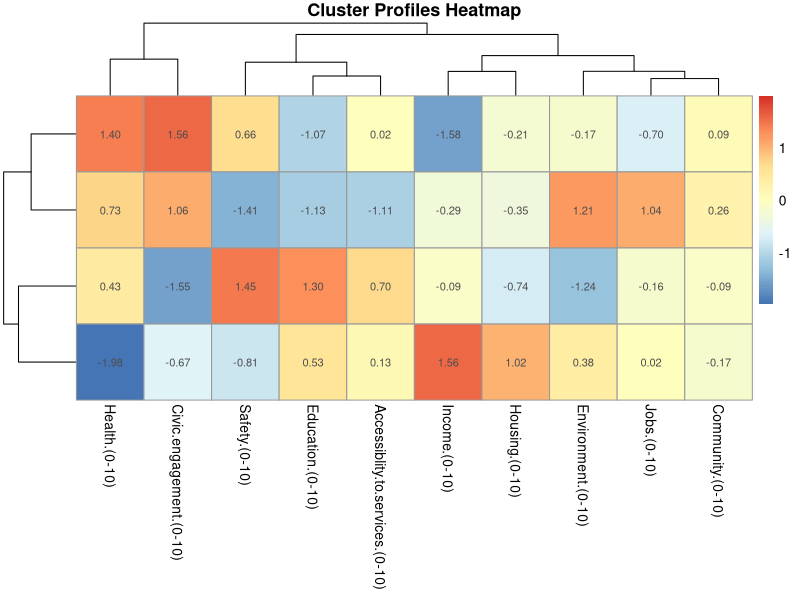
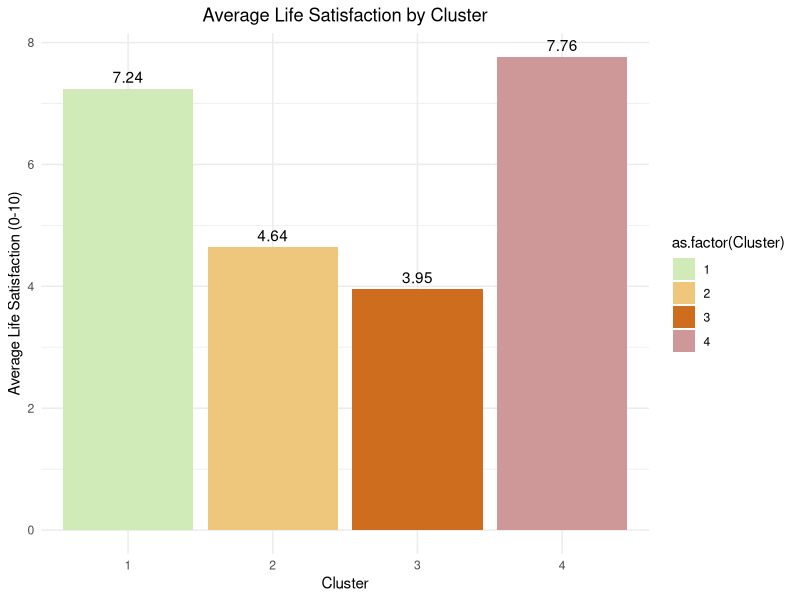
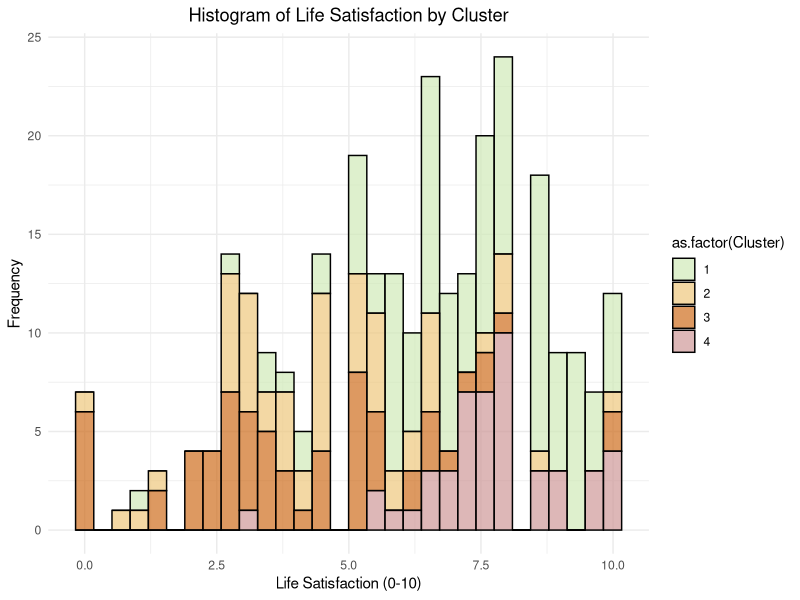
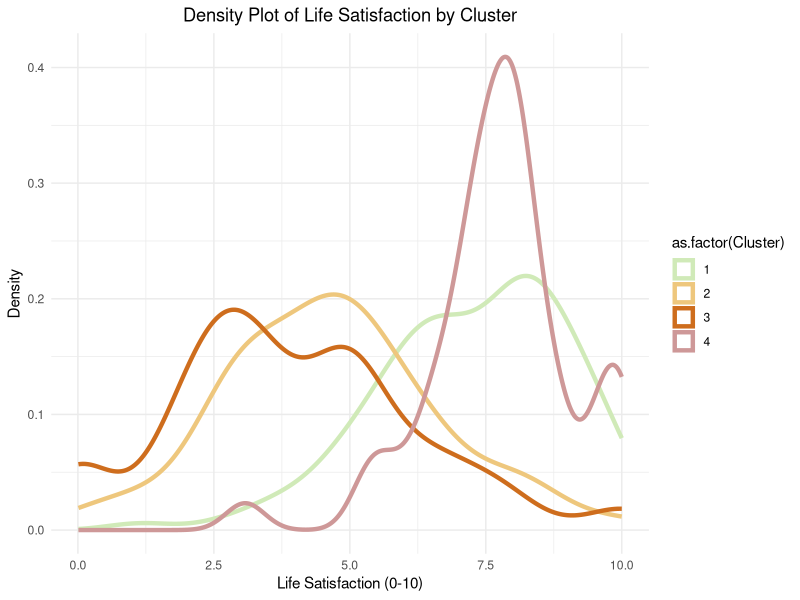
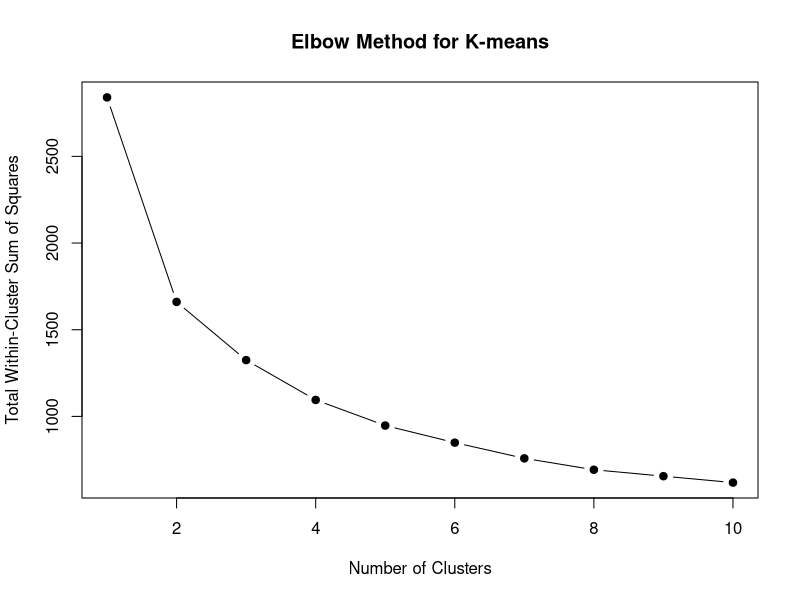
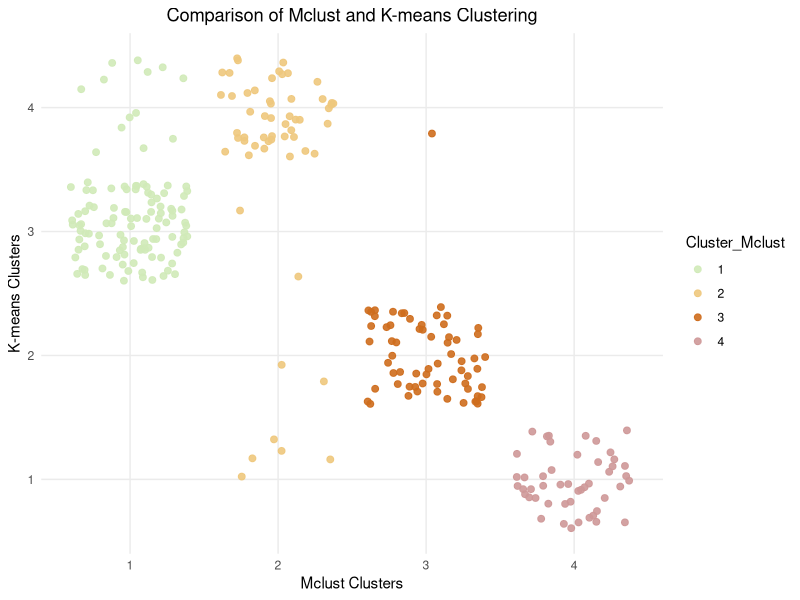
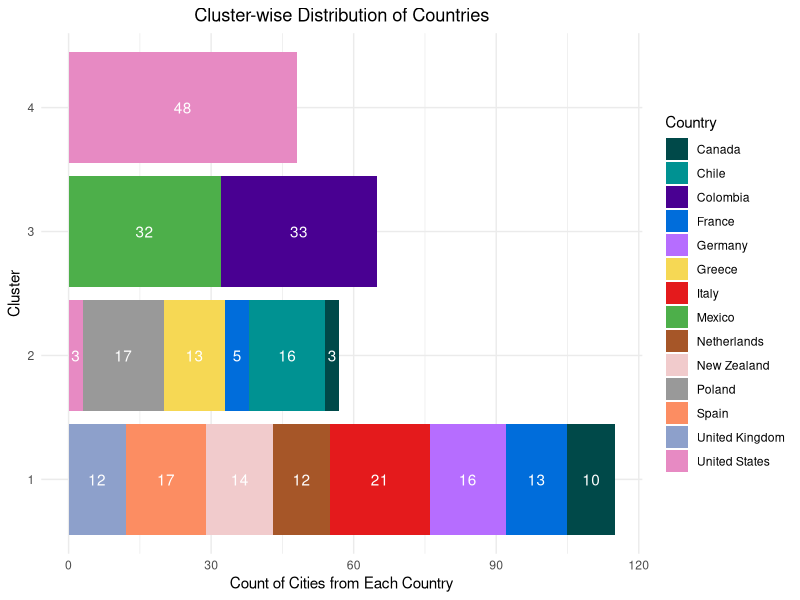
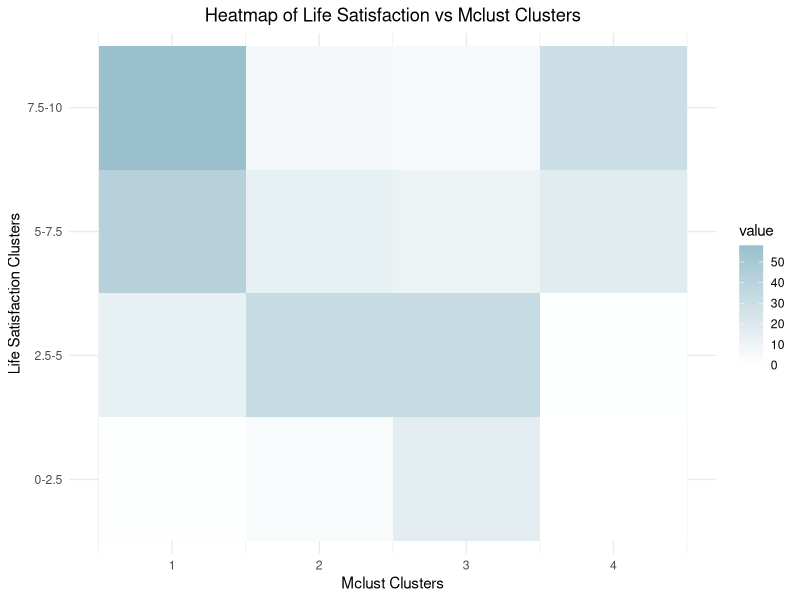

Source code (R) for these figures, in order:
## ---- chunk 1
# Loading the required Libraries
library(dplyr)
library(ggplot2)
library(mclust)
library(readr)
library(openxlsx)
## ---- chunk 2
df <- read.xlsx("data_filtered.xlsx")
str(df)
df <- df %>%
  filter(Country != "Türkiye")
## ---- chunk 3
# Selecting only the Numeric Columns (predictor columns) to scale the data

df_mod <- df %>% dplyr::select(-Country, -Region, -Code, -`Life.satisfaction.(0-10)`)

# Scaling the dataframe
df_mod <- scale(df_mod) # But gives a matrix as output

# Converting back to dataframe
df_mod <- as.data.frame(df_mod)

## ---- chunk 4
# Checking the updated structure of the dataframe
str(df_mod)
## ---- chunk 5
# Selecting 5 clusters and choosing an Optimal Cluster out of all the possible combinations 
wb_optimal_cst <- Mclust(df_mod, G=1:5) # setting the number of optimal clusters to be chosen from 1 to 5.

# Summary of Clusters with Model Fitted by EM algorithm and a view counts in each cluster along with BIC values. 
summary(wb_optimal_cst, parameters = TRUE)

## ---- chunk 6

# Reference 1 - https://mclust-org.github.io/mclust/reference/plot.Mclust.html
# Reference 2 - https://mclust-org.github.io/mclust-book/chapters/03_cluster.html#:~:text=Model-based%20clustering%20%28MBC%29%20is%20a%20probabilistic%20approach%20to,described%20by%20a%20probability%20distribution%20with%20unknown%20parameters.

# Legend position (for styling)
legend_args <- list(x = "bottomright", ncol = 5)
## ---- chunk 7
x11()
# Plotting BIC to assess model fit
plot(wb_optimal_cst, what = 'BIC', legendArgs = legend_args)
## ---- chunk 8
x11()
# Plotting classification of data points
plot(wb_optimal_cst, what = 'classification', fillEllipses = TRUE)
## ---- chunk 9
x11()
# Plotting the uncertainty 
plot(wb_optimal_cst, what = 'uncertainty')
## ---- chunk 10
x11()
# Plot density distribution of the data within clusters
plot(wb_optimal_cst, what = 'density', legendArgs = legend_args)

## ---- chunk 11
# Skipped Portion (Not necessary)
# uncertainty_mclust <- data.frame(
#   id = 1:nrow(df_mod),
#   cluster = wb_optimal_cst$classification,
#   uncertainty = wb_optimal_cst$uncertainty
# )
# 
# # Rescale uncertainty for better visualization (optional)
# uncertainty_mclust$rescaled_uncertainty <- uncertainty_mclust$uncertainty * 100  # Scaling by 100 for example
# 
# # Now, plot the rescaled uncertainty
# ggplot(uncertainty_mclust, aes(x = rescaled_uncertainty, y = reorder(id, rescaled_uncertainty))) +
#   geom_point() +
#   facet_wrap(~ cluster, scales = 'free_y', nrow = 1) +
#   theme_minimal()
## ---- chunk 12
# Plotting the Four clusters using PC Components for better visualization.
# Performing PCA using prcomp
pca <- prcomp(df_mod, scale. = TRUE)

# first two principal components
pca_data <- data.frame(pca$x[, 1:2])

# Using the cluster assignments from Mclust
pca_data$Cluster <- factor(wb_optimal_cst$classification)

# Plotting the MClust clusters on PCA plot
ggplot(pca_data, aes(x = PC1, y = PC2, color = Cluster)) +
  geom_point(alpha = 0.9, size = 2) +
  theme_minimal() +
  labs(title = "PCA Plot with the 5 Clusters from MClust", x = "Principal Component 1", y = "Principal Component 2") +
  scale_color_manual(values = c("#d0eab8", "#eec77d", "#ce6d1d", "#ce9898", "#740d0d"))+
  theme(plot.title = element_text(hjust = 0.5))
## ---- chunk 13
library(Rtsne)
set.seed(218)
# Performing t-SNE
tsne <- Rtsne(df_mod, dims = 2)

# t-SNE coordinates
tsne_data <- data.frame(tsne$Y)

# Cluster assignments from Mclust
tsne_data$Cluster <- factor(wb_optimal_cst$classification)

# Plotting t-SNE with MClust clusters
ggplot(tsne_data, aes(x = X1, y = X2, color = Cluster)) +
  geom_point(alpha = 0.9, size = 2) +
  theme_minimal() +
  labs(title = "t-SNE Plot with the 5 Clusters from MClust", x = "t-SNE Dimension 1", y = "t-SNE Dimension 2") +
  scale_color_manual(values = c("#d0eab8", "#eec77d", "#ce6d1d", "#ce9898", "#740d0d")) +
  theme(plot.title = element_text(hjust = 0.5))

## ---- chunk 14
# checking summary of df_mod just for an overview 
#summary(df_mod)
## ---- chunk 15
# Adding the cluster assignments to the original dataset
df_mod$Cluster <- factor(wb_optimal_cst$classification)

# Calculating  mean of each feature for every cluster and storing in dataframe cluster_means
cluster_means <- df_mod %>%
  group_by(Cluster) %>%
  summarise(across(everything(), mean))

# Viewing the cluster profiles
print(cluster_means)

## ---- chunk 16

library(tidyr)

# Convert the cluster_means to a long format for easy plotting
cluster_means_long <- cluster_means %>%
  pivot_longer(cols = -Cluster, names_to = "Feature", values_to = "Mean_Value")

# Creating the bar plot for each feature by cluster
ggplot(cluster_means_long, aes(x = Feature, y = Mean_Value, fill = Cluster)) +
  geom_bar(stat = "identity", position = "dodge", alpha=0.9,color = "black", linewidth = 0.1) +
  labs(title = "Average Feature Values by Cluster", 
       x = "Feature", 
       y = "Average Value") +
  theme(axis.text.x = element_text(angle = 90, hjust = 1)) +  # Rotate x-axis labels
  scale_fill_manual(values = c("#d0eab8", "#eec77d", "#ce6d1d", "#ce9898", "#740d0d")) +  # Cluster colors
  theme_minimal() +
  theme(plot.title = element_text(hjust=0.5))

## ---- chunk 17
# # Cross-tabulating the original life satisfaction clusters with predicted clusters
# cluster_comparison <- table(df$`Life.satisfaction.(0-10)`, df_mod$Cluster)
# 
# # Create a heatmap of the comparison
# library(pheatmap)
# pheatmap(cluster_comparison, 
#          color = colorRampPalette(c("white", "blue"))(100),
#          main = "Comparison Heatmap",
#          display_numbers = TRUE,
#          cluster_rows = TRUE, 
#          cluster_cols = TRUE,
#          angle_col = 45)

## ---- chunk 18
# Plot uncertainty of the cluster assignments
plot(wb_optimal_cst, what = "uncertainty")

## ---- chunk 19
# Create a scatter plot for Income vs Civic Engagement with clusters
ggplot(df_mod, aes(x = `Income.(0-10)`, y = `Civic.engagement.(0-10)`, color = as.factor(wb_optimal_cst$classification))) +
  geom_point(alpha = 0.9, size = 2) +
  labs(title = "Income vs Civic Engagement (Scaled) by Cluster", 
       x = "Income", y = "Civic Engagement", 
       color = "Cluster") +
  scale_color_manual(values = c("#d0eab8", "#eec77d", "#ce6d1d", "#ce9898", "#740d0d")) +  # Adjust color palette as needed
  theme_minimal()+
  theme(plot.title = element_text(hjust=0.5))

## ---- chunk 20

# Calculating the centroids of clusters (average value of Income and Civic Engagement for each cluster)

centroids <- df_mod %>%
  group_by(Cluster) %>%
  summarise(Income_mean = mean(`Income.(0-10)`),
            Civic_mean = mean(`Civic.engagement.(0-10)`))

# Plotting the scatter plot with centroids
ggplot(df_mod, aes(x = `Income.(0-10)`, y = `Civic.engagement.(0-10)`, color = as.factor(wb_optimal_cst$classification))) +
  geom_point(alpha = 0.9, size = 2) +
  geom_point(data = centroids, aes(x = Income_mean, y = Civic_mean), 
             color = "grey1", size = 4, shape = 8, stroke = 2) +  # Centroids as large black stars
  labs(title = "Income vs Civic Engagement (Scaled) by Cluster with Centroids", 
       x = "Income", y = "Civic Engagement", 
       color = "Cluster") +
  scale_color_manual(values = c("#d0eab8", "#eec77d", "#ce6d1d", "#ce9898", "#740d0d")) +
  theme_minimal() +
  theme(plot.title = element_text(hjust=0.5))

## ---- chunk 21

library(pheatmap)

# Calculate the mean of each feature by cluster
cluster_means <- df_mod %>%
  group_by(Cluster) %>%
  summarise(across(starts_with("Education"):starts_with("Community"), mean))

# Plot heatmap
pheatmap(as.matrix(cluster_means[, -1]), 
         cluster_rows = TRUE, cluster_cols = TRUE,
         main = "Cluster Profiles Heatmap",
         scale = "row",  # Scale variables by row (features)
         display_numbers = TRUE)

## ---- chunk 22

# Adding the predicted clusters to the original dataset
df$Cluster <- wb_optimal_cst$classification

# Calculating the mean Life Satisfaction score for each cluster
life_satisfaction_avg <- df %>%
  group_by(Cluster) %>%
  summarise(Average_Life_Satisfaction = mean(`Life.satisfaction.(0-10)`))

# View the results
print(life_satisfaction_avg)

# Visualizing using a bar plot of average Life Satisfaction by cluster
ggplot(life_satisfaction_avg, aes(x = as.factor(Cluster), y = Average_Life_Satisfaction, fill = as.factor(Cluster))) +
  geom_bar(stat = "identity") +
  geom_text(aes(label = round(Average_Life_Satisfaction, 2)),  # Adding labels (rounded to 2 decimal places)
            vjust = -0.5,  # Adjust position of text above the bar
            color = "black") +  # Color of the text
  labs(title = "Average Life Satisfaction by Cluster", x = "Cluster", y = "Average Life Satisfaction (0-10)") +
  scale_fill_manual(values = c("#d0eab8", "#eec77d", "#ce6d1d", "#ce9898", "#740d0d")) +  # Adjust colors for clusters
  theme_minimal() +
  theme(plot.title = element_text(hjust = 0.5)) +
  theme(plot.title = element_text(hjust=0.5))
## ---- chunk 23
# str(df)
## ---- chunk 24
# Density Plot for Life.Satisfaction Score
# histogram(df$`Life.satisfaction.(0-10)`, df, type = c("count"))
# densityplot(df$`Life.satisfaction.(0-10)`, df)
## ---- chunk 25

# Creating histogram and highlighting the points by 4 cluster
ggplot(df, aes(x = `Life.satisfaction.(0-10)`, fill = as.factor(Cluster))) +
  geom_histogram(bins = 30, color = "black", alpha = 0.7) +
  labs(title = "Histogram of Life Satisfaction by Cluster", 
       x = "Life Satisfaction (0-10)", 
       y = "Frequency") +
  scale_fill_manual(values = c("#d0eab8", "#eec77d", "#ce6d1d", "#ce9898", "#740d0d")) +  # Adjust colors for clusters
  theme_minimal() +
  theme(plot.title = element_text(hjust = 0.5))


## ---- chunk 26

# Create a density plot and highlight the clusters
ggplot(df, aes(x = `Life.satisfaction.(0-10)`, color = as.factor(Cluster))) +
  geom_density(size = 1.5) +  # Adjust the line thickness
  labs(title = "Density Plot of Life Satisfaction by Cluster", 
       x = "Life Satisfaction (0-10)", 
       y = "Density") +
  scale_color_manual(values = c("#d0eab8", "#eec77d", "#ce6d1d", "#ce9898", "#740d0d")) +  # Adjust colors for clusters
  theme_minimal() +
  theme(plot.title = element_text(hjust=0.5))

## ---- chunk 27

## ---- chunk 28
# Creating a new dataframe for K-Means
df_mod_k <- df_mod %>% select(-Cluster)
# str(df_mod_k)
## ---- chunk 29

# K-means clustering for 10 different values of k=1 to k=10.
set.seed(123)  # Seed for reproducibility
kmeans_results <- list()
for (k in 1:10) {
  kmeans_results[[k]] <- kmeans(df_mod_k, centers = k, nstart = 100)
}


## ---- chunk 30

# Plotting the total within-cluster sum of squares for different k values
wss <- sapply(kmeans_results, function(x) x$tot.withinss)
plot(1:10, wss, type = "b", pch = 19, xlab = "Number of Clusters", 
     ylab = "Total Within-Cluster Sum of Squares", main = "Elbow Method for K-means")

## ---- chunk 31
# Running K-means, k=4
kmeans_final <- kmeans(df_mod_k, centers = 4, nstart = 100)

# Adding K-means cluster assignment to the dataframe
df_mod_k$Cluster_Kmeans <- as.factor(kmeans_final$cluster)

# Overview of the cluster assignments in 5 clusters
cat("Count of Cities in Each Cluster from K-Means\n")
table(df_mod_k$Cluster_Kmeans)


## ---- chunk 32
# Clusters from both the Models
df_mod_k$Cluster_Mclust <- factor(wb_optimal_cst$classification) # Mclust
df_mod_k$Cluster_Kmeans <- as.factor(kmeans_final$cluster) # K-Means

## ---- chunk 33
# Contingency table comparing Mclust and K-means cluster assignments
cluster_comparison <- table(df_mod_k$Cluster_Mclust, df_mod_k$Cluster_Kmeans)

cluster_comparison_r_c_sum <- addmargins(cluster_comparison)

# Printing the comparison
cat("\nContingency Table: Mclust and K-means Clusters Comparison\n")
cat("\nRows: Mclust Clusters\nColumns: K-means Clusters\n")
print(cluster_comparison_r_c_sum)
## ---- chunk 34
# Scatter plot comparing K-means and Mclust clustering results
ggplot(df_mod_k, aes(x = Cluster_Mclust, y = Cluster_Kmeans, color = Cluster_Mclust)) +
  geom_jitter(alpha = 0.9, size=2) +
  labs(title = "Comparison of Mclust and K-means Clustering",
       x = "Mclust Clusters", y = "K-means Clusters") +
  scale_color_manual(values = c("#d0eab8", "#eec77d", "#ce6d1d", "#ce9898", "#740d0d")) +
  theme_minimal() +
  theme(plot.title = element_text(hjust=0.5))
## ---- chunk 35

# Adding the Country Column to df_mod
df_mod$Country <- df$Country

# Summary table with count of the number of entries for each country in each cluster
country_cluster_distribution <- df_mod %>%
  group_by(Cluster, Country) %>%
  summarise(Count = n(), .groups = 'drop')
## ---- chunk 36

# Cluster-Wise Distribution of Countries

library(RColorBrewer)

custom_palette_15 <- c("#004949","#009292", "#490092","#006ddb","#b66dff","#F6D854", "#E41A1C", "#4DAF4A", "#A65628", "#f1cbcc",
                       "#999999", "#FC8D62", "#8DA0CB", "#E78AC3", "#A6D854")

ggplot(country_cluster_distribution, aes(x = Cluster, y = Count, fill = Country)) +
  geom_bar(stat = "identity", position = "stack") +
  geom_text(aes(label = Count), position = position_stack(vjust = 0.5), color = "white") +  # Counts Inside the Horizontal Strips
  coord_flip() +  # Flipping Axes For horizontal bars
  labs(title = "Cluster-wise Distribution of Countries", 
       x = "Cluster", y = "Count of Cities from Each Country") +
  scale_fill_manual(values = custom_palette_15) +  # Using the custom color palette
  theme_minimal() +
  theme(plot.title = element_text(hjust = 0.5))

## ---- chunk 37

adjustedRandIndex(wb_optimal_cst$classification, kmeans_final$cluster)

## ---- chunk 38

# Creating 4 clusters based on Life Satisfaction scores
df$LifeSatisfactionCluster <- cut(df$`Life.satisfaction.(0-10)`, 
                                  breaks = c(0, 2.5, 5, 7.5, 10), 
                                  labels = c("0-2.5", "2.5-5", "5-7.5", "7.5-10"), 
                                  include.lowest = TRUE)

# Checking the new column
table(df$LifeSatisfactionCluster)

## ---- chunk 39

# Creating contingency table
mclust_clusters <- wb_optimal_cst$classification  # wb_optimal_cst contains Mclust clusters
contingency_table_mclust <- table(df$LifeSatisfactionCluster, mclust_clusters)

# Viewing the table
print(contingency_table_mclust)

## ---- chunk 40

library(ggplot2)
library(reshape2)

# Melt the contingency table for plotting
melted_table <- melt(contingency_table_mclust)

# Rename the columns for clarity
colnames(melted_table) <- c("LifeSatisfactionCluster", "MclustCluster", "value")

# Heat Map
ggplot(data = melted_table, aes(x = MclustCluster, y = LifeSatisfactionCluster, fill = value)) +
  geom_tile() +
  scale_fill_gradient(low = "white", high = "lightblue3") +
  labs(title = "Heatmap of Life Satisfaction vs Mclust Clusters", 
       x = "Mclust Clusters", 
       y = "Life Satisfaction Clusters") + 
  theme_minimal()+
  theme(plot.title = element_text(hjust=0.5))
## ---- chunk 41
# Perform PCA on df_mod (standardized data)
pca_res <- prcomp(df_mod[, -c(11, 12)], scale. = TRUE)

# Add cluster labels to PCA results
pca_data <- data.frame(pca_res$x, 
                       LifeSatisfactionCluster = as.factor(df$LifeSatisfactionCluster), 
                       MclustCluster = as.factor(mclust_clusters))

# PCA Plot with Manual Colors for LifeSatisfactionCluster
ggplot(pca_data, aes(x = PC1, y = PC2, color = LifeSatisfactionCluster, shape = MclustCluster)) +
  geom_point(size = 2) +
  scale_color_manual(values = c("#d0eab8", "#eec77d", "#ce6d1d", "#ce9898", "#740d0d")) + # Colors for LifeSatisfactionCluster
  scale_shape_manual(values = c(16, 17, 18, 15, 8)) +  # Different shapes for Mclust Clusters
  labs(title = "PCA Comparison of Life Satisfaction and Mclust Clusters",
       x = "Principal Component 1", 
       y = "Principal Component 2",
       color = "Life Satisfaction Clusters", 
       shape = "Mclust Clusters") +
  theme_minimal()

## ---- chunk 42

# Assuming kmeans_final$cluster contains K-Means cluster assignments
contingency_table_kmeans <- table(df$LifeSatisfactionCluster, kmeans_final$cluster)

# Viewing the table
print(contingency_table_kmeans)

## ---- chunk 43

# Melt the contingency table for plotting
melted_table_kmeans <- melt(contingency_table_kmeans)

# Heat Map for K-Means Clusters
ggplot(data = melted_table_kmeans, aes(x = as.factor(Var1), y = as.factor(Var2), fill = value)) +
  geom_tile() +
  scale_fill_gradient(low = "white", high = "pink3") +
  labs(title = "Heatmap of Life Satisfaction vs K-Means Clusters", 
       x = "K-Means Clusters", 
       y = "Life Satisfaction Clusters",
       fill = "Count") +
  theme_minimal() +
  theme(plot.title = element_text(hjust=0.5))

## ---- chunk 44
# Add K-Means cluster labels to PCA results
pca_data$KMeansCluster <- as.factor(kmeans_final$cluster)

# PCA Plot with Manual Colors and Shapes for K-Means
ggplot(pca_data, aes(x = PC1, y = PC2, color = LifeSatisfactionCluster, shape = KMeansCluster)) +
  geom_point(size = 2) +
  scale_color_manual(values = c("#d0eab8", "#eec77d", "#ce6d1d", "#ce9898", "#740d0d")) + # Colors for Life Satisfaction Clusters
  scale_shape_manual(values = c(16, 17, 18, 15, 8)) +  # Different shapes for K-Means Clusters
  labs(title = "PCA Comparison of Life Satisfaction and K-Means Clusters",
       x = "Principal Component 1", 
       y = "Principal Component 2",
       color = "Life Satisfaction Clusters", 
       shape = "K-Means Clusters") +
  theme_minimal()
## ---- chunk 45
library(cluster)

# K-medoids 
kmedoids_res <- pam(df_mod, k = 4)  # 4 clusters

# Clustering results
table(kmedoids_res$clustering)

# Plot of the clusters
ggplot(df_mod, aes(x = `Income.(0-10)`, y = `Civic.engagement.(0-10)`, color = as.factor(kmedoids_res$clustering))) +
  geom_point(alpha = 0.8) +
  labs(title = "K-medoids (Robust K-Means)", x = "Income", y = "Civic Engagement", color = "Cluster") +
  scale_color_manual(values = c("#d0eab8", "#eec77d", "#ce6d1d", "#ce9898")) +  
  theme_minimal() +
  theme(plot.title = element_text(hjust="0.5"))

## ---- chunk 46

kmedoids_clusters <- kmedoids_res$clustering


# Contingency table comparing K-Medoids and Mclust cluster assignments
cluster_comparison_kmedoids_mclust <- table(df_mod_k$Cluster_Mclust, kmedoids_clusters)

# Adding row and column sums to the contingency table
cluster_comparison_r_c_sum_kmedoids_mclust <- addmargins(cluster_comparison_kmedoids_mclust)

# Printing the comparison
cat("\nContingency Table: K-Medoids and Mclust Clusters Comparison\n")
cat("\nRows: Mclust Clusters\nColumns: K-Medoids Clusters\n")
print(cluster_comparison_r_c_sum_kmedoids_mclust)

## ---- chunk 47

# Scatter plot comparing K-medoids and Mclust clustering results
ggplot(df_mod_k, aes(x = Cluster_Mclust, y = kmedoids_clusters, color = as.factor(kmedoids_clusters))) +
  geom_jitter(alpha = 0.9, size=2) +
  labs(title = "Comparison of Mclust and K-medoids Clustering",
       x = "Mclust Clusters", y = "K-medoids Clusters") +
  scale_color_manual(values = c("#d0eab8", "#eec77d", "#ce6d1d", "#ce9898", "#740d0d")) +
  theme_minimal() +
  theme(plot.title = element_text(hjust=0.5))

## ---- chunk 48

# Compute Adjusted Rand Index (ARI)
ari_kmeans_pam <- adjustedRandIndex(kmeans_final$cluster, kmedoids_res$clustering)
ari_kmeans_mclust <- adjustedRandIndex(kmeans_final$cluster, wb_optimal_cst$classification)
ari_pam_mclust <- adjustedRandIndex(kmedoids_res$clustering, wb_optimal_cst$classification)

## ---- chunk 49
# Print the results
print(paste("ARI between K-Means and K-Medoids:", ari_kmeans_pam))
print(paste("ARI between K-Means and Mclust:", ari_kmeans_mclust))
print(paste("ARI between K-Medoids and Mclust:", ari_pam_mclust))
